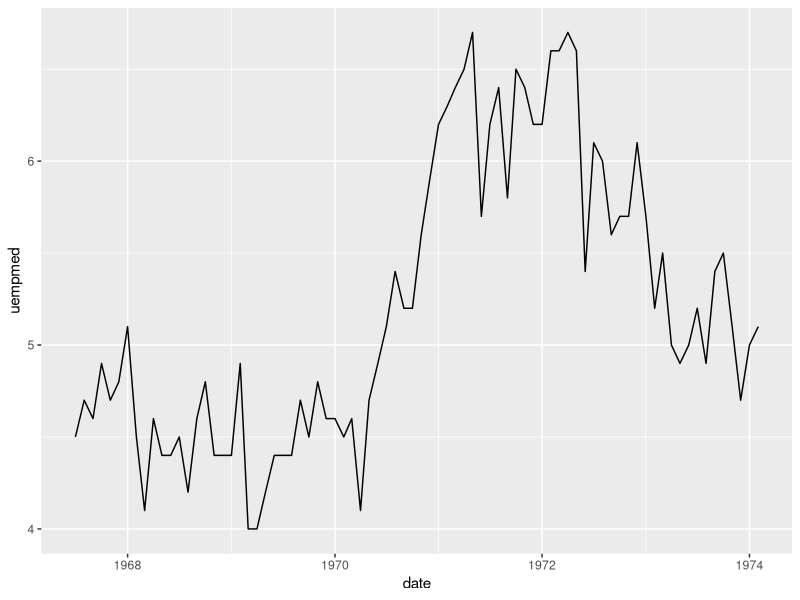
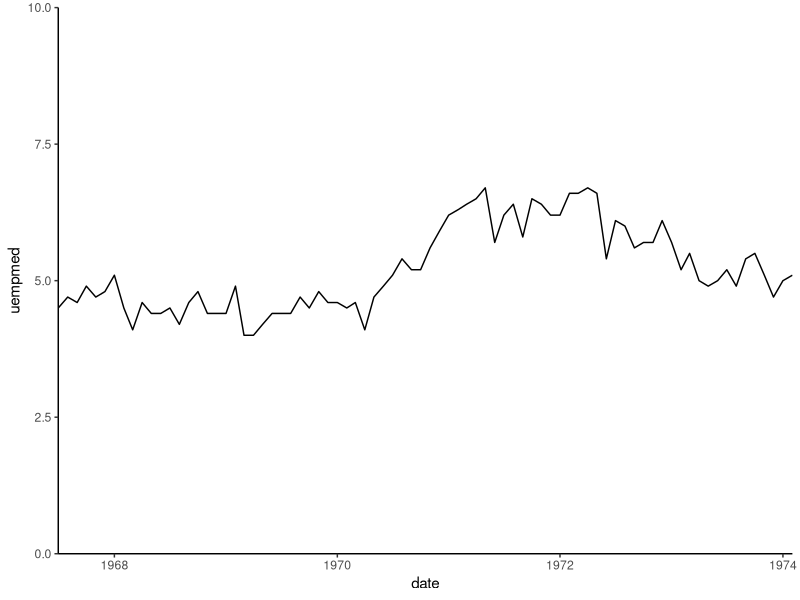
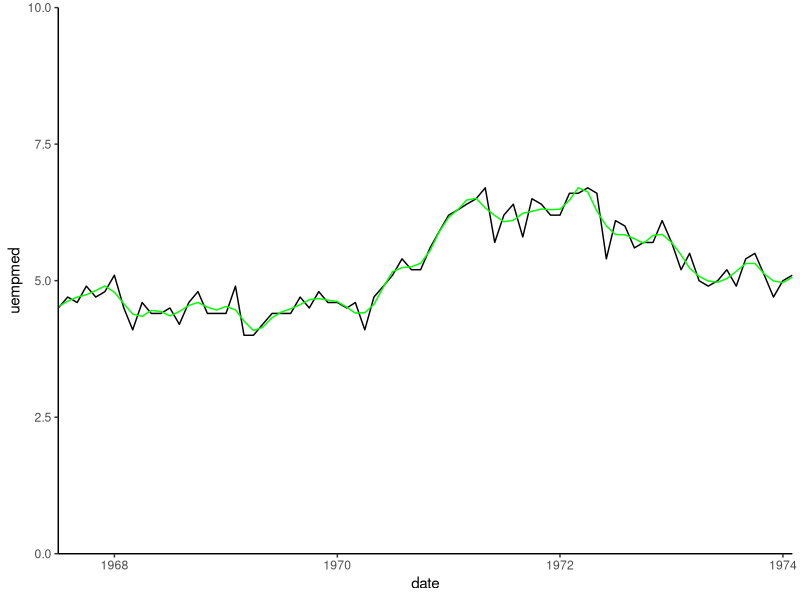

R code for these plots, in order:
## from: http://r-statistics.co/Loess-Regression-With-R.html

library(tidyverse)
library(stats)

data(economics, package="ggplot2")  # load data
economics$index <- 1:nrow(economics)  # create index variable
economics <- economics[1:80, ]  # retail 80rows for better graphical understanding

summary(economics)

ggplot(economics, aes(x=date, y=uempmed))+geom_line()
## same but y starts at 0
plot1 <- ggplot(economics, aes(x=date, y=uempmed))+geom_line()+
  scale_y_continuous(limits=c(0,10), expand=c(0,0))+
  scale_x_date(expand=c(0,0))+theme_classic()
plot1

## apply loess with different spans (precision)
loessMod10 <- loess(uempmed ~ index, data=economics, span=0.10) # 10% smoothing span
loessMod25 <- loess(uempmed ~ index, data=economics, span=0.25) # 25% smoothing span
loessMod50 <- loess(uempmed ~ index, data=economics, span=0.50) # 50% smoothing span

summary(loessMod10)

## Predict with Loess
# get smoothed output
smoothed10 <- predict(loessMod10) 
smoothed25 <- predict(loessMod25) 
smoothed50 <- predict(loessMod50) 

summary(smoothed10)

plot1 + geom_line(aes(y=smoothed10, x=economics$date), color='green')

## Predict forward periods with Loess
## ??



